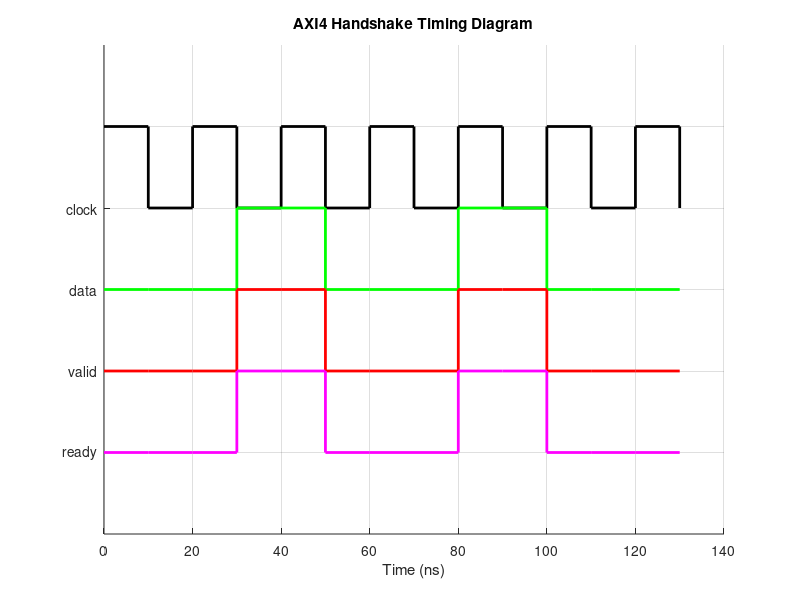

Source code (MATLAB): (Note: this script raises an error after producing the figure.)
clc; clear; close all;

% Define time steps where transitions occur (in ns)
t = [0 10 20 30 40 50 60 70 80 90 100 110 120 130]; 

% Define signals with correct stair-step transitions
clk   = [1 0 1 0 1 0 1 0 1 0 1 0 1 0]; % Clock toggles every cycle
data  = [0 0 0 1 1 0 0 0 1 1 0 0 0 0]; % Data updates on valid+ready
valid = [0 0 0 1 1 0 0 0 1 1 0 0 0 0]; % Valid pulses when data is sent
ready = [0 0 0 1 1 0 0 0 1 1 0 0 0 0]; % Ready synchronizes with valid

% Create figure
figure;
hold on;
grid on;
ylim([-1, 5]);
yticks([0 1 2 3 4]);
yticklabels({'ready', 'valid', 'data', 'clock', ''});
xlabel('Time (ns)');
title('AXI4 Handshake Timing Diagram');

% Plot signals
stairs(t, clk + 3, 'k', 'LineWidth', 2);   % Clock (black)
stairs(t, data + 2, 'g', 'LineWidth', 2);  % Data (green)
stairs(t, valid + 1, 'r', 'LineWidth', 2); % Valid (red)
stairs(t, ready, 'm', 'LineWidth', 2);     % Ready (purple)

% Corrected Handshake markers at valid-ready transitions
handshake_times = [40, 100]; 
for i = 1:length(handshake_times)
    xline(handshake_times(i), '--r', 'AXI4 Handshake', ...
          'LabelVerticalAlignment', 'bottom', ...
          'LabelHorizontalAlignment', 'left');
end

legend({'Clock', 'Data', 'Valid', 'Ready'}, 'Location', 'northeast');

hold off;

%%
clc; clear; close all;

% Define time steps where transitions occur (in ns)
t = [0 30 40 80 90 130]; % Data only updates at handshake

% Define clock signal (1-0 alternating every 10 ns)
clk_t = 0:10:130;
clk = mod(0:length(clk_t)-1, 2); % Alternating 1, 0

% Define valid and ready signals
valid = [0 0 1 1 0 0]; 
ready = [1 1 0 0 1 1];

% Define data values (only updates at handshake)
data = [0 1 0 2 0 0]; % Example pattern with smooth transitions

% Create figure
figure;
hold on;
grid on;

% Y-axis offsets for alignment
clk_offset = 3;
data_offset = 2;
valid_offset = 1;
ready_offset = 0;

% Plot clock signal
stairs(clk_t, clk + clk_offset, 'k', 'LineWidth', 2);

% Plot shaded data region
for i = 1:length(t)-1
    x_fill = [t(i) t(i+1) t(i+1) t(i)]; % Time region
    y_fill = [data(i) data(i) data(i+1) data(i+1)] + data_offset; % Data values
    fill(x_fill, y_fill, [0.8 0.8 0.8], 'EdgeColor', 'k'); % Gray fill
end

% Plot data signal
stairs(t, data + data_offset, 'g', 'LineWidth', 2);

% Plot valid and ready signals
stairs(t, valid + valid_offset, 'r', 'LineWidth', 2);
stairs(t, ready + ready_offset, 'm', 'LineWidth', 2);

% Add AXI4 handshake markers
handshake_times = [40, 90]; % Points where valid & ready are high
for i = 1:length(handshake_times)
    xline(handshake_times(i), '--r', 'AXI4 Handshake', ...
          'LabelVerticalAlignment', 'bottom', ...
          'LabelHorizontalAlignment', 'left');
end

% Labels and legend
yticks([0 1 2 3]);
yticklabels({'ready', 'valid', 'data', 'clock'});
xlabel('Time (ns)');
title('AXI4 Handshake Timing Diagram');
legend({'Clock', 'Data', 'Valid', 'Ready'}, 'Location', 'northeast');

hold off;
